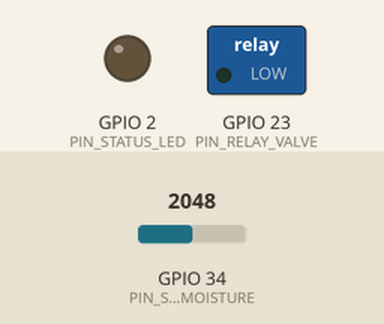
This sketch was run on a simulated ESP32. On the bench: switched loads named in the sketch (green lamp = pin HIGH), output pins drawn as LEDs (lit = HIGH). The inputs (shaded band) are chosen by the test bench; at power-on: GPIO 34 (PIN_SOIL_MOISTURE) = 2048. What the sketch prints to the serial monitor is not drawn.

Above: at 2.2 s.
2.3 s: GPIO 34 (PIN_SOIL_MOISTURE) set to 2690
8.3 s: GPIO 34 (PIN_SOIL_MOISTURE) set to 2806
At 12.1 s:
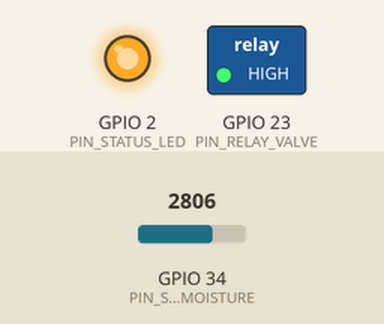
14.3 s: GPIO 34 (PIN_SOIL_MOISTURE) set to 2047
At 17.1 s:
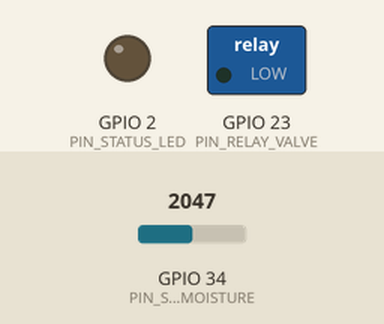
20.3 s: GPIO 34 (PIN_SOIL_MOISTURE) set to 2866
At 22.1 s:
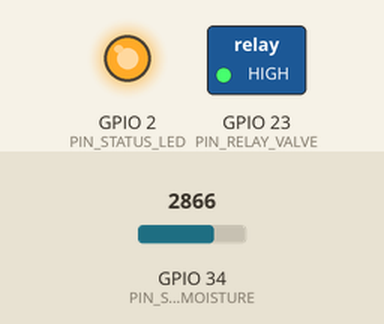
Timing chart, 0 to 23.6 s (numbered marks = the images above; inputs shaded):
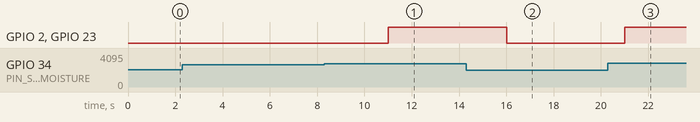

Measured:
- the behaviour switches between 2750 and 2751 on GPIO 34 (PIN_SOIL_MOISTURE) (found by bisection; images 0 and 1)
- after the input at 2.3 s, every drawn part: stays the same
- after the input at 8.3 s, GPIO 2 (PIN_STATUS_LED), GPIO 23 (PIN_RELAY_VALVE): LOW → HIGH after 2.7 s
- after the input at 14.3 s, GPIO 2 (PIN_STATUS_LED), GPIO 23 (PIN_RELAY_VALVE): HIGH → LOW after 1.7 s
- after the input at 20.3 s, GPIO 2 (PIN_STATUS_LED), GPIO 23 (PIN_RELAY_VALVE): LOW → HIGH after 0.71 s

The sketch:

main.ino
```cpp
/*
  Agripreneurs Buildathon - Hardware Firmware Starter
  Target Board: ESP32 Dev Module / Arduino
  Description: Reads analog capacitive soil moisture sensor and triggers irrigation relay.
*/

// Pin Assignments
const int PIN_SOIL_MOISTURE = 34; // ADC1 channel on ESP32
const int PIN_RELAY_VALVE   = 23; // Digital output to relay
const int PIN_STATUS_LED    = 2;  // Onboard LED

// Calibration Constants (Calibrate in dry air vs cup of water)
const int DRY_SENSOR_VAL  = 3200; // Typical 12-bit ADC reading in air
const int WET_SENSOR_VAL  = 1400; // Typical reading submerged in water
const float MOISTURE_THRESHOLD_PCT = 25.0; // Trigger threshold

void setup() {
  Serial.begin(115200);
  delay(1000);
  Serial.println("==========================================");
  Serial.println("🌾 Agripreneurs Buildathon - IoT Node Boot");
  Serial.println("==========================================");

  pinMode(PIN_RELAY_VALVE, OUTPUT);
  pinMode(PIN_STATUS_LED, OUTPUT);
  digitalWrite(PIN_RELAY_VALVE, LOW); // Default OFF
}

float readSoilMoisturePercent() {
  int rawVal = analogRead(PIN_SOIL_MOISTURE);
  // Map raw reading to 0 - 100% moisture
  float moisturePct = map(rawVal, DRY_SENSOR_VAL, WET_SENSOR_VAL, 0, 100);
  return constrain(moisturePct, 0.0, 100.0);
}

void loop() {
  float moisture = readSoilMoisturePercent();
  Serial.print("Soil Moisture: ");
  Serial.print(moisture);
  Serial.print("% | Valve: ");

  if (moisture < MOISTURE_THRESHOLD_PCT) {
    digitalWrite(PIN_RELAY_VALVE, HIGH); // Turn ON valve
    digitalWrite(PIN_STATUS_LED, HIGH);
    Serial.println("ACTIVE (Irrigating)");
  } else {
    digitalWrite(PIN_RELAY_VALVE, LOW);  // Turn OFF valve
    digitalWrite(PIN_STATUS_LED, LOW);
    Serial.println("IDLE (Moisture Adequate)");
  }

  // Sample every 5 seconds (in production, use deep sleep or longer intervals)
  delay(5000);
}
```
